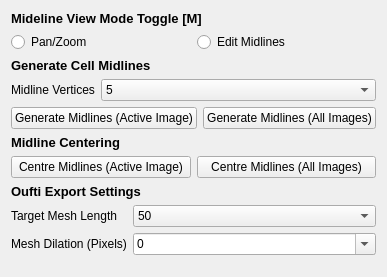
         <widget class="QWidget" name="page_9">
          <property name="geometry">
           <rect>
            <x>0</x>
            <y>0</y>
            <width>348</width>
            <height>277</height>
           </rect>
          </property>
          <attribute name="label">
           <string>Oufti/MicrobeTracker</string>
          </attribute>
          <layout class="QVBoxLayout" name="verticalLayout_41">
           <item>
            <widget class="QLabel" name="label_134">
             <property name="font">
              <font>
               <pointsize>10</pointsize>
               <weight>75</weight>
               <bold>true</bold>
              </font>
             </property>
             <property name="text">
              <string>Mideline View Mode Toggle [M]</string>
             </property>
            </widget>
           </item>
           <item>
            <layout class="QGridLayout" name="gridLayout_42">
             <item row="0" column="0">
              <widget class="QRadioButton" name="oufti_panzoom_mode">
               <property name="text">
                <string>Pan/Zoom</string>
               </property>
              </widget>
             </item>
             <item row="0" column="1">
              <widget class="QRadioButton" name="oufti_edit_mode">
               <property name="text">
                <string>Edit Midlines</string>
               </property>
              </widget>
             </item>
            </layout>
           </item>
           <item>
            <widget class="QLabel" name="label_135">
             <property name="font">
              <font>
               <pointsize>10</pointsize>
               <weight>75</weight>
               <bold>true</bold>
              </font>
             </property>
             <property name="text">
              <string>Generate Cell Midlines</string>
             </property>
            </widget>
           </item>
           <item>
            <layout class="QFormLayout" name="formLayout_4">
             <item row="0" column="0">
              <widget class="QLabel" name="label_136">
               <property name="text">
                <string>Midline Vertices</string>
               </property>
              </widget>
             </item>
             <item row="0" column="1">
              <widget class="QComboBox" name="oufti_midline_vertexes">
               <property name="currentText">
                <string>5</string>
               </property>
               <property name="currentIndex">
                <number>0</number>
               </property>
               <item>
                <property name="text">
                 <string>5</string>
                </property>
               </item>
               <item>
                <property name="text">
                 <string>6</string>
                </property>
               </item>
               <item>
                <property name="text">
                 <string>7</string>
                </property>
               </item>
               <item>
                <property name="text">
                 <string>8</string>
                </property>
               </item>
               <item>
                <property name="text">
                 <string>9</string>
                </property>
               </item>
               <item>
                <property name="text">
                 <string>10</string>
                </property>
               </item>
              </widget>
             </item>
            </layout>
           </item>
           <item>
            <layout class="QGridLayout" name="gridLayout_43">
             <item row="0" column="0">
              <widget class="QPushButton" name="oufti_generate_active_midlines">
               <property name="text">
                <string>Generate Midlines (Active Image)</string>
               </property>
              </widget>
             </item>
             <item row="0" column="1">
              <layout class="QGridLayout" name="gridLayout_44">
               <item row="0" column="0">
                <widget class="QPushButton" name="oufti_generate_all_midlines">
                 <property name="text">
                  <string>Generate Midlines (All Images)</string>
                 </property>
                </widget>
               </item>
              </layout>
             </item>
            </layout>
           </item>
           <item>
            <widget class="QLabel" name="label_137">
             <property name="font">
              <font>
               <pointsize>10</pointsize>
               <weight>75</weight>
               <bold>true</bold>
              </font>
             </property>
             <property name="text">
              <string>Midline Centering</string>
             </property>
            </widget>
           </item>
           <item>
            <layout class="QGridLayout" name="gridLayout_45">
             <item row="0" column="0">
              <widget class="QPushButton" name="oufti_centre_active_midlines">
               <property name="text">
                <string>Centre Midlines (Active Image)</string>
               </property>
              </widget>
             </item>
             <item row="0" column="1">
              <widget class="QPushButton" name="oufti_centre_all_midlines">
               <property name="text">
                <string>Centre Midlines (All Images)</string>
               </property>
              </widget>
             </item>
            </layout>
           </item>
           <item>
            <widget class="QLabel" name="label_138">
             <property name="font">
              <font>
               <pointsize>10</pointsize>
               <weight>75</weight>
               <bold>true</bold>
              </font>
             </property>
             <property name="text">
              <string>Oufti Export Settings</string>
             </property>
            </widget>
           </item>
           <item>
            <layout class="QFormLayout" name="formLayout_38">
             <item row="0" column="0">
              <widget class="QLabel" name="label_139">
               <property name="text">
                <string>Target Mesh Length</string>
               </property>
              </widget>
             </item>
             <item row="0" column="1">
              <widget class="QComboBox" name="oufti_mesh_length">
               <property name="currentIndex">
                <number>4</number>
               </property>
               <item>
                <property name="text">
                 <string>10</string>
                </property>
               </item>
               <item>
                <property name="text">
                 <string>20</string>
                </property>
               </item>
               <item>
                <property name="text">
                 <string>30</string>
                </property>
               </item>
               <item>
                <property name="text">
                 <string>40</string>
                </property>
               </item>
               <item>
                <property name="text">
                 <string>50</string>
                </property>
               </item>
               <item>
                <property name="text">
                 <string>100</string>
                </property>
               </item>
              </widget>
             </item>
             <item row="1" column="0">
              <widget class="QLabel" name="label_140">
               <property name="text">
                <string>Mesh Dilation (Pixels)</string>
               </property>
              </widget>
             </item>
             <item row="1" column="1">
              <widget class="QComboBox" name="oufti_mesh_dilation">
               <property name="editable">
                <bool>true</bool>
               </property>
               <property name="currentText">
                <string>0</string>
               </property>
               <property name="currentIndex">
                <number>6</number>
               </property>
               <item>
                <property name="text">
                 <string>-2</string>
                </property>
               </item>
               <item>
                <property name="text">
                 <string>-1.5</string>
                </property>
               </item>
               <item>
                <property name="text">
                 <string>-1</string>
                </property>
               </item>
               <item>
                <property name="text">
                 <string>-0.5</string>
                </property>
               </item>
               <item>
                <property name="text">
                 <string>-0.2</string>
                </property>
               </item>
               <item>
                <property name="text">
                 <string>-0.1</string>
                </property>
               </item>
               <item>
                <property name="text">
                 <string>0</string>
                </property>
               </item>
               <item>
                <property name="text">
                 <string>0.1</string>
                </property>
               </item>
               <item>
                <property name="text">
                 <string>0.2</string>
                </property>
               </item>
               <item>
                <property name="text">
                 <string>0.5</string>
                </property>
               </item>
               <item>
                <property name="text">
                 <string>1</string>
                </property>
               </item>
               <item>
                <property name="text">
                 <string>1.5</string>
                </property>
               </item>
               <item>
                <property name="text">
                 <string>2</string>
                </property>
               </item>
              </widget>
             </item>
            </layout>
           </item>
           <item>
            <spacer name="verticalSpacer_60">
             <property name="orientation">
              <enum>Qt::Vertical</enum>
             </property>
             <property name="sizeHint" stdset="0">
              <size>
               <width>20</width>
               <height>40</height>
              </size>
             </property>
            </spacer>
           </item>
          </layout>
         </widget>
